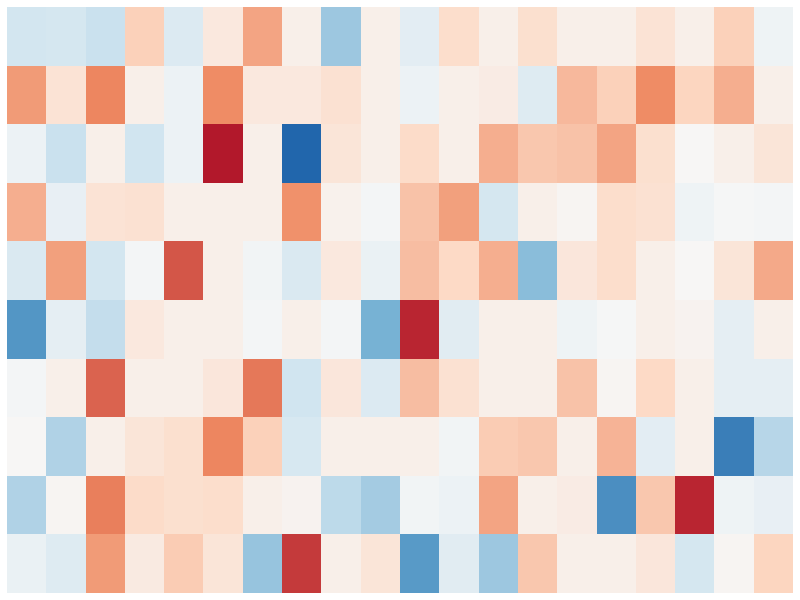
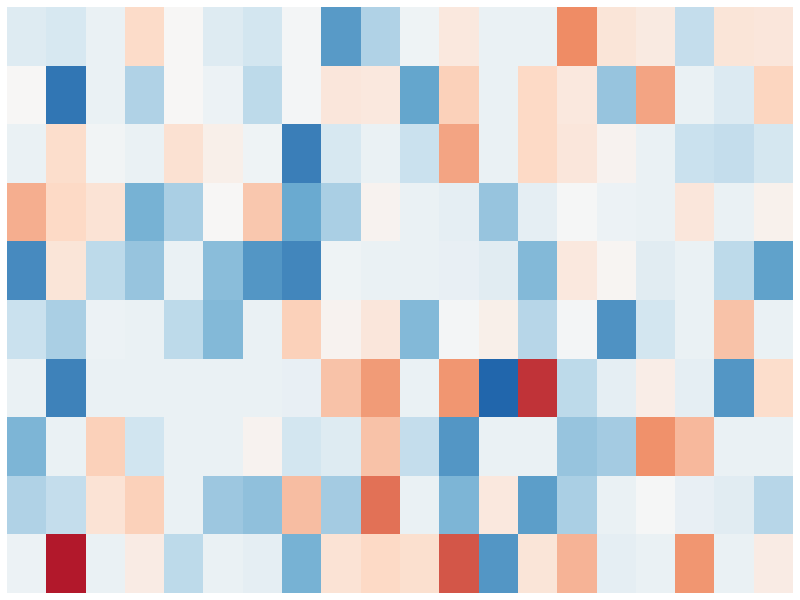
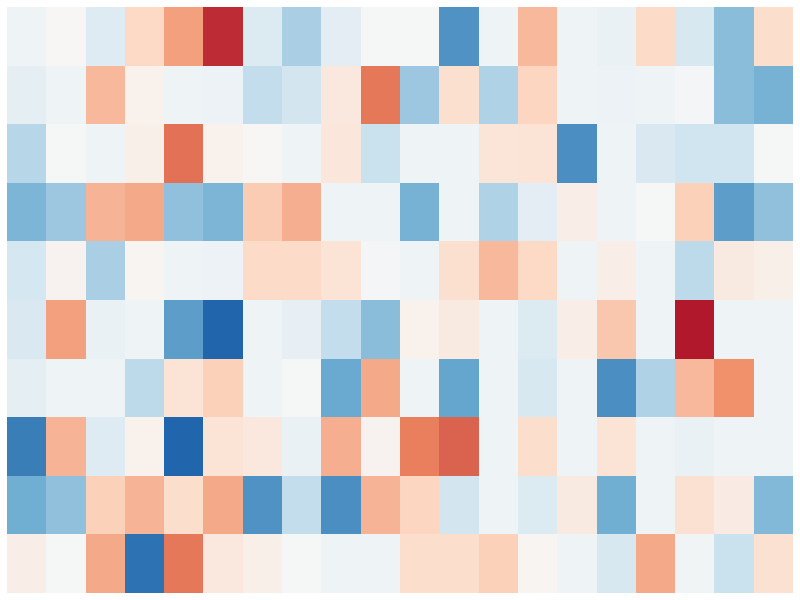

Write the R code that produced these figures, in order.
library(pheatmap)
library(RColorBrewer)

# Set up output directory (optional)
output_dir <- "~/Documents/genetic_convergence/FlowCharts/data/"
if (!dir.exists(output_dir)) dir.create(output_dir)

# Function to generate one heatmap with random zeros
generate_and_save_heatmap <- function(file_name, n_row = 10, n_col = 20, zero_prop = 0.2) {
  # Simulate data
  expression_matrix <- matrix(rnorm(n_row * n_col), nrow = n_row, ncol = n_col)
  
  # Randomly zero out a proportion of values
  n_total <- length(expression_matrix)
  n_zero <- floor(zero_prop * n_total)
  zero_indices <- sample(n_total, n_zero)
  expression_matrix[zero_indices] <- 0
  
  # Color palette
  heatmap_colors <- colorRampPalette(rev(brewer.pal(n = 7, name = "RdBu")))(100)
  
  # Save heatmap as PDF (vector graphic)
  pdf(file = file.path(output_dir, file_name), width = 5, height = 2.5)
  pheatmap(expression_matrix,
           cluster_rows = FALSE,
           cluster_cols = FALSE,
           show_rownames = FALSE,
           show_colnames = FALSE,
           legend = FALSE,
           color = heatmap_colors,
           border_color = NA)
  dev.off()
}

# Generate and save three heatmaps
generate_and_save_heatmap("heatmap1.pdf")
generate_and_save_heatmap("heatmap2.pdf")
generate_and_save_heatmap("heatmap3.pdf")
